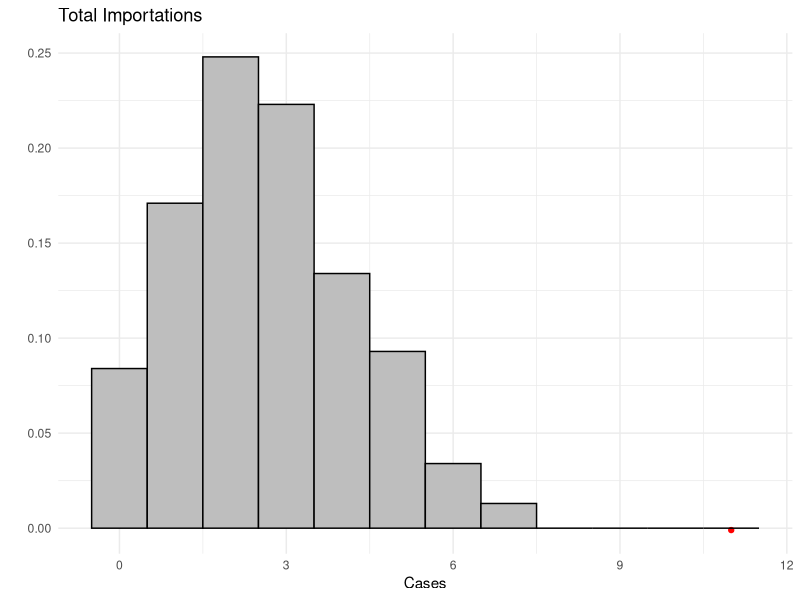
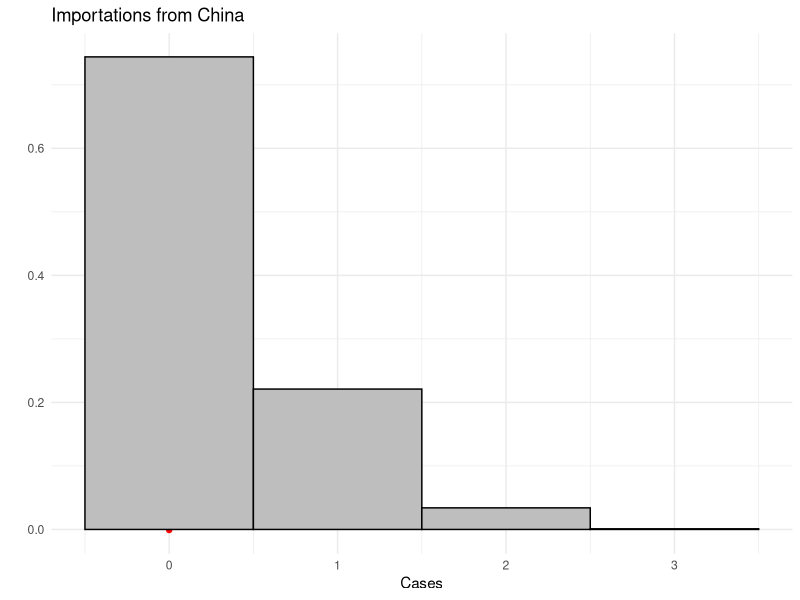
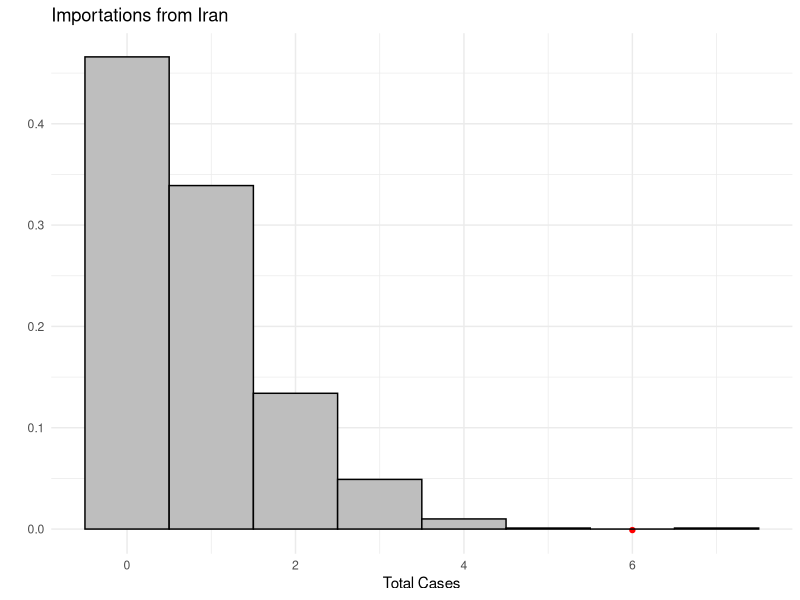
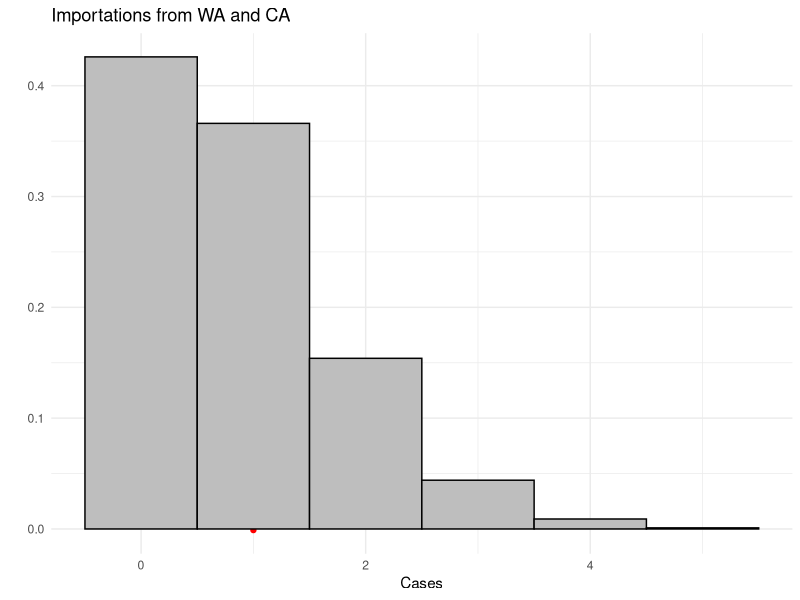
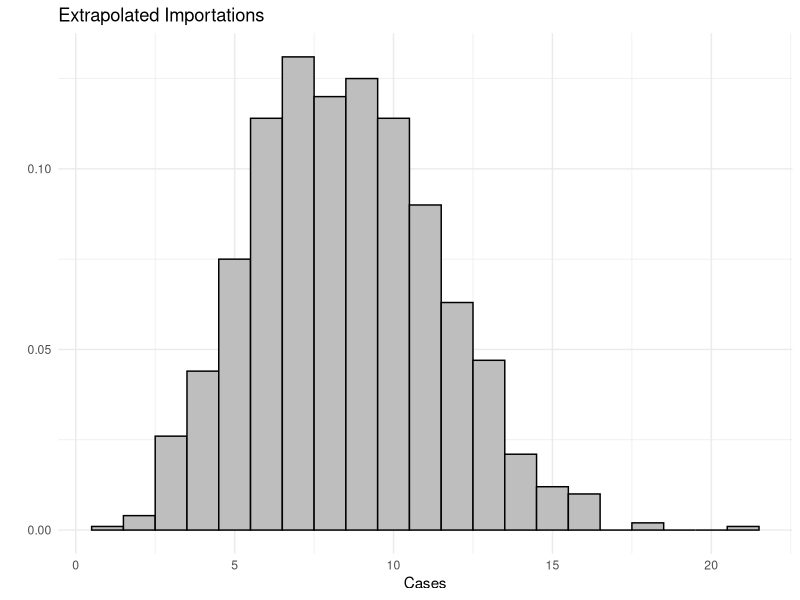
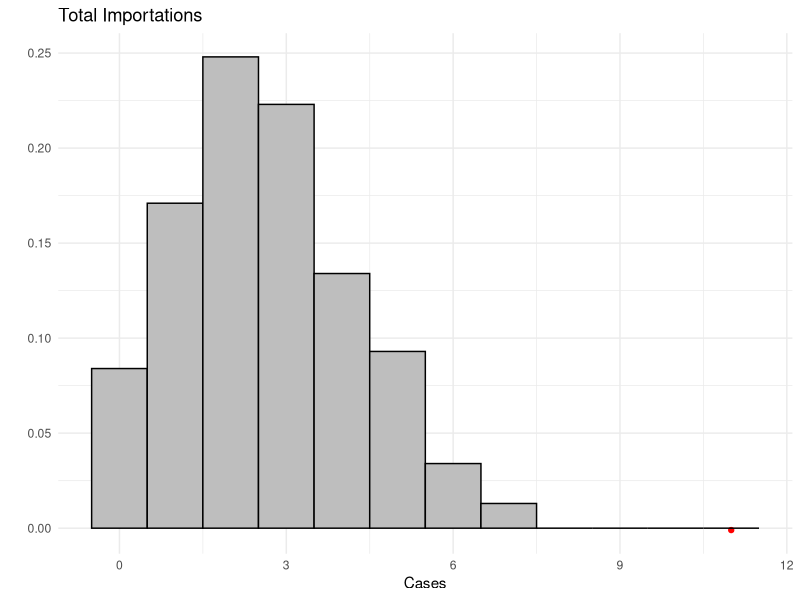
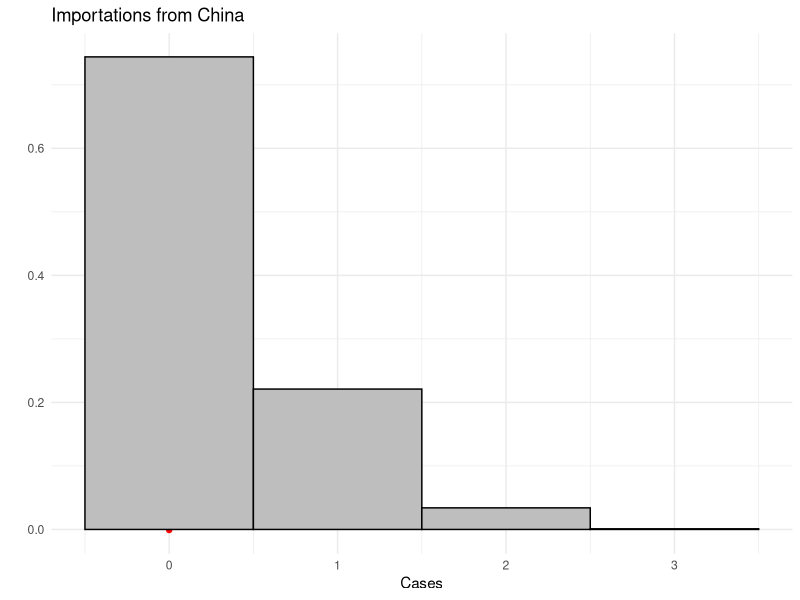
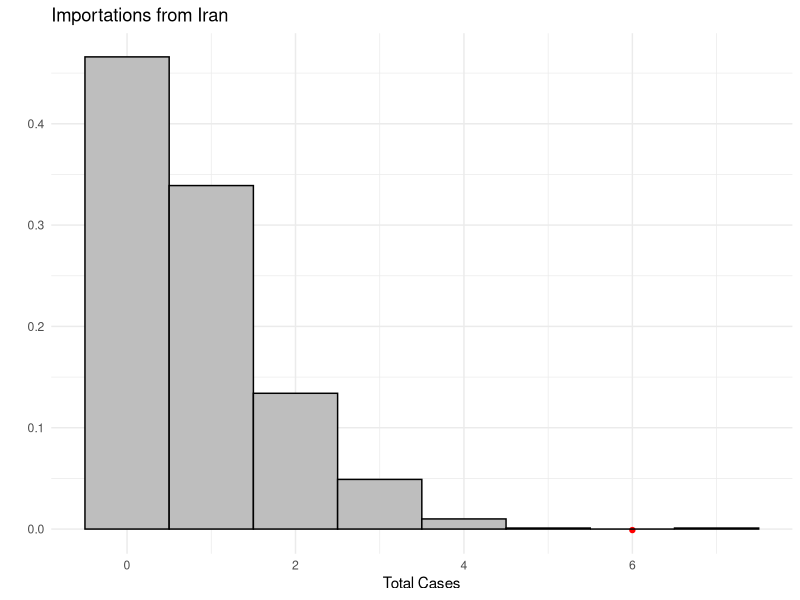

Write R code to recreate these figures, in order.
library(ggplot2)
library(dplyr)
library(tidyr)
library(ggridges)
library(reshape2)
#------------------------------------------------------------#
# Use hazard data to estimate importations to BC
# uses: output/hazards.csv
#       this is output from hazard_rates.py
#------------------------------------------------------------#

startDate='2020-02-28'# first data used
today='2020-03-08' # last data used

# Actual data from BC
BC_imports <- read.csv('data/BC_cases.csv')
BC_imports <- BC_imports[c(10:22),] # **
# read output and sort into data vs extrapolated
risk <- read.csv('output/hazards.csv')
index = match(today, risk$dates)
risk_data <- risk[c(1:index),]
risk_extrap <-risk[-c(1:index),]

#-----Validation Trials--------#
N = 1000
trials <- matrix(-1, nrow=N, ncol=length(risk_data$Total.Risk))
ii=1
for (rate in risk_data$Total.Risk) {
    trials[,ii] = rpois(N, rate)
    ii=ii+1
}
validate_imports = rowSums(trials)
# China
trials <- matrix(-1, nrow=N, ncol=length(risk_data$Mainland.China))
ii=1
for (rate in risk_data$Mainland.China) {
    trials[,ii] = rpois(N, rate)
    ii=ii+1
}
china_validate_imports = rowSums(trials)

# Iran
trials <- matrix(-1, nrow=N, ncol=length(risk_data$Iran))
ii=1
for (rate in risk_data$Iran) {
    trials[,ii] = rpois(N, rate)
    ii=ii+1
}
iran_validate_imports = rowSums(trials)

# US
trials <- matrix(-1, nrow=N, ncol=length(risk_data$US))
ii=1
for (rate in risk_data$US) {
    trials[,ii] = rpois(N, rate)
    ii=ii+1
}
US_validate_imports = rowSums(trials)

#--------------------------------------------------#
# Extrapolated imports 
#--------------------------------------------------#

trials <- matrix(-1, nrow=N, ncol=length(risk_extrap$Total.Risk))
ii=1
for (rate in risk_extrap$Total.Risk) {
    trials[,ii] = rpois(N, rate)
    ii=ii+1
}
extrapolate_imports = rowSums(trials)

#--------------------------------------------------#
#       PLOTS
#--------------------------------------------------#

# Plot trial outcomes and compare to data
# TOTAL
total_imports=length(BC_imports[BC_imports[,"Contact"] != 'Local',]$Case.Number)
ggplot() + aes(validate_imports)+ annotate("point", x = total_imports, y = -0.001, color="red")+
            geom_histogram(aes(y=..density..), binwidth=1, colour="black", fill="gray") + 
            theme_minimal()+
            ggtitle("Total Importations")+
            labs(y= " ", x = "Cases")
ggsave('output/plots/ValidateImports.png')


#CHINA
china_imports=length(BC_imports[BC_imports[,"Contact"] == 'Mainland China',]$Case.Number)
ggplot() + aes(china_validate_imports)+ annotate("point", x = china_imports, y = -0.001, color="red")+
            geom_histogram(aes(y=..density..), binwidth=1, colour="black", fill="gray") + 
            theme_minimal()+
            ggtitle("Importations from China")+
            labs(y= " ", x = "Cases")
ggsave('output/plots/ChinaValidateImports.png')

# IRAN
iran_imports=length(BC_imports[BC_imports[,"Contact"] == 'Iran',]$Case.Number)
ggplot() + aes(iran_validate_imports)+ annotate("point", x = iran_imports, y = -0.001, color="red")+
            geom_histogram(aes(y=..density..), binwidth=1, colour="black", fill="gray") + 
            theme_minimal()+
            ggtitle("Importations from Iran")+
            labs(y= " ", x = "Total Cases")
ggsave('output/plots/IranValidateImports.png')

# US
US_imports=length(BC_imports[BC_imports[,"Contact"] == 'US',]$Case.Number)
ggplot() + aes(US_validate_imports)+annotate("point", x = US_imports, y = -0.001, color="red")+
            geom_histogram(aes(y=..density..), binwidth=1, colour="black", fill="gray") + 
            theme_minimal()+
            ggtitle("Importations from WA and CA")+
            labs(y= " ", x = "Cases")
ggsave('output/plots/USValidateImports.png')


# EXTRAPOLATION
ggplot() + aes(extrapolate_imports)+ geom_histogram(aes(y=..density..), binwidth=1, colour="black", fill="gray") + 
            theme_minimal()+
            ggtitle("Extrapolated Importations")+
            labs(y= " ", x = "Cases")
ggsave('output/plots/ExtrapolateImports.png')


